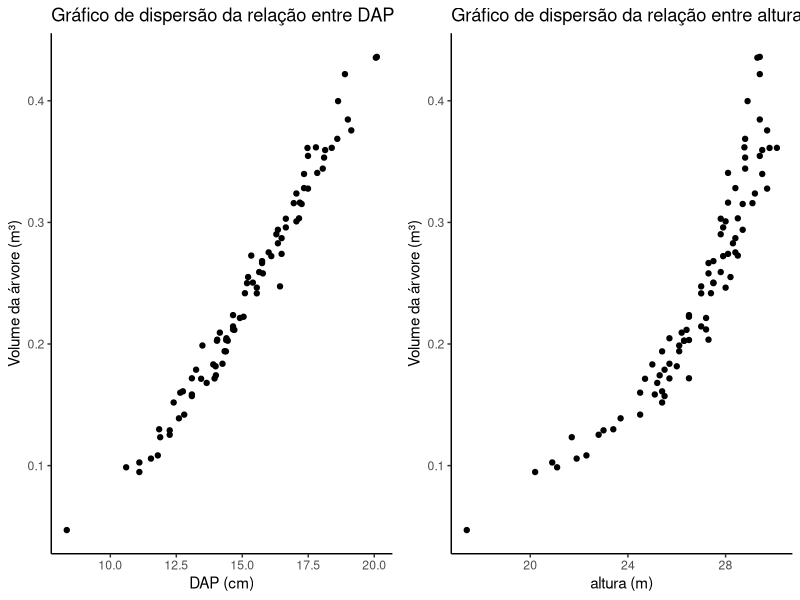
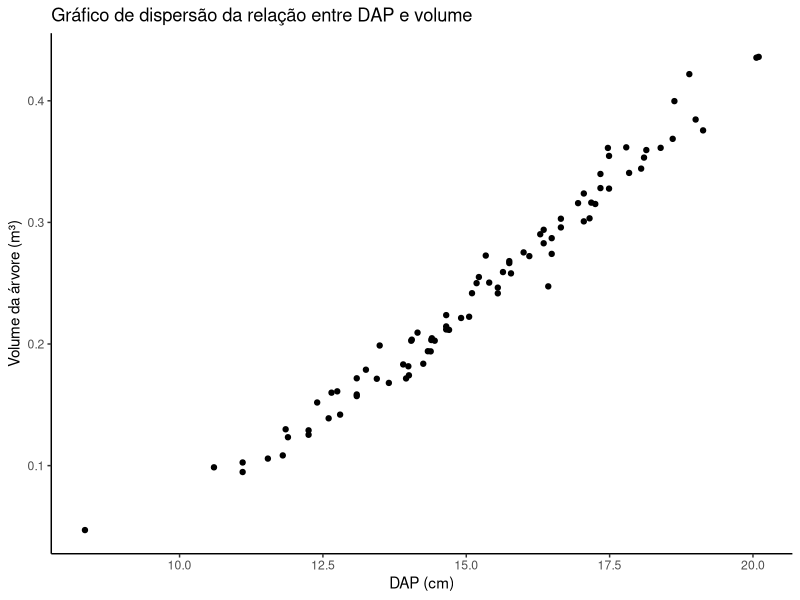
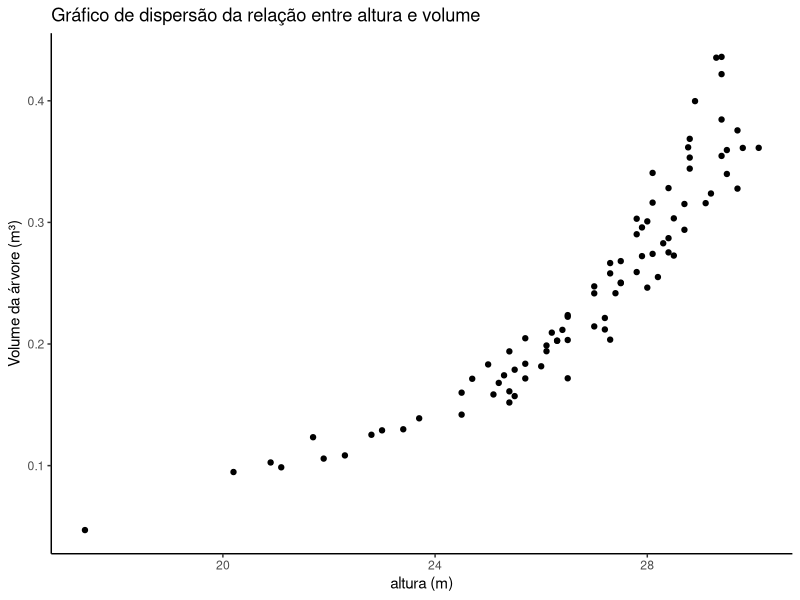

Recreate these plots in R, in order.

# Codigo para receber dados de árvores cubados e calcular o volume de cada
# seguindo a fórmula de Smalian.
# O arquivo de entrada de ser .csv e possuir as colunas "arv", "hi", "di", "DAP", "HT".


if(!require(dplyr)) install.packages("dplyr")
library(dplyr)

if(!require(ggplot2)) install.packages("ggplot2")
library(ggplot2)

library(gridExtra)


if (!file.exists("arvores_cubadas.csv")) {
  stop("O arquivo 'arvores_cubadas.csv' não foi encontrado no diretório atual.")
}

dados_cubagem <- read.csv("arvores_cubadas.csv", header = TRUE, sep = ",")

# Verificar se o arquivo possui as colunas necessárias
required_columns <- c("arv", "hi", "di", "DAP", "HT")

if (!all(required_columns %in% colnames(dados_cubagem))) {
  stop("O arquivo não possui todas as colunas necessárias: 'arv', 'hi', 'di', 'DAP', 'HT'")
}

# Converter colunas para numeric
dados_cubagem[required_columns] <- lapply(dados_cubagem[required_columns], as.numeric)

rm(required_columns)

# Área de cada seção

dados_cubagem["gi"] <- (pi*(dados_cubagem["di"])^2/40000)


# Volume seccional pelo método de Smalian

dados_cubagem$volume_seccional <- 0

for (i in 2:(length(dados_cubagem$gi))) {

  # 
  if (dados_cubagem$arv[i] == dados_cubagem$arv[i-1]) {
    
    # Case seja a última seção, calcula o volume de ponta.
    if(dados_cubagem$hi[i] == dados_cubagem$HT[i]) { 
      
      # Volume de ponta
      dados_cubagem$volume_seccional[i] <- (dados_cubagem$gi[i-1]/3)*(dados_cubagem$hi[i]-dados_cubagem$hi[i-1])
      
    }else{
      
      # volume
      dados_cubagem$volume_seccional[i] <- (dados_cubagem$gi[i] + dados_cubagem$gi[i-1])*(dados_cubagem$hi[i]-dados_cubagem$hi[i-1])/2
    }
    
  }else{
    dados_cubagem$volume_seccional[i] <- 0
  }
}

# Agrupar dados por árvore.
dados_cubagem_agrupados <- dados_cubagem %>% 
  group_by(arvore_id = arv) %>% 
  summarise(volume_arvore = sum(volume_seccional), DAP = max(DAP), altura = max(HT))

# Salvar dados agrupados em arquivo .csv
write.csv(dados_cubagem_agrupados, file = "dados_cubagem_volume.csv", row.names = FALSE)  
  
if (file.exists("dados_cubagem_volume.csv")) {
  print("O arquivo 'dados_cubagem_volume.csv' foi criado no diretório atual.")
}  

# Gráfico de dispersão DAP x  Volume.
grafico1 <- ggplot(dados_cubagem_agrupados, aes(x = DAP, y = volume_arvore)) +
                geom_point() +
                labs( x = "DAP (cm)", y = "Volume da árvore (m³)") +
                ggtitle("Gráfico de dispersão da relação entre DAP e volume") +
                theme_classic()

ggsave("grafico_DAP_volume.png", plot = grafico1, width = 8, height = 6, bg = "white")

grafico2 <- ggplot(dados_cubagem_agrupados, aes(x = altura, y = volume_arvore)) +
  geom_point() +
  labs( x = "altura (m)", y = "Volume da árvore (m³)") +
  ggtitle("Gráfico de dispersão da relação entre altura e volume") +
  theme_classic()

ggsave("grafico_altura_volume.png", plot = grafico2, width = 8, height = 6, bg = "white")

grid.arrange(grafico1, grafico2, ncol = 2)
